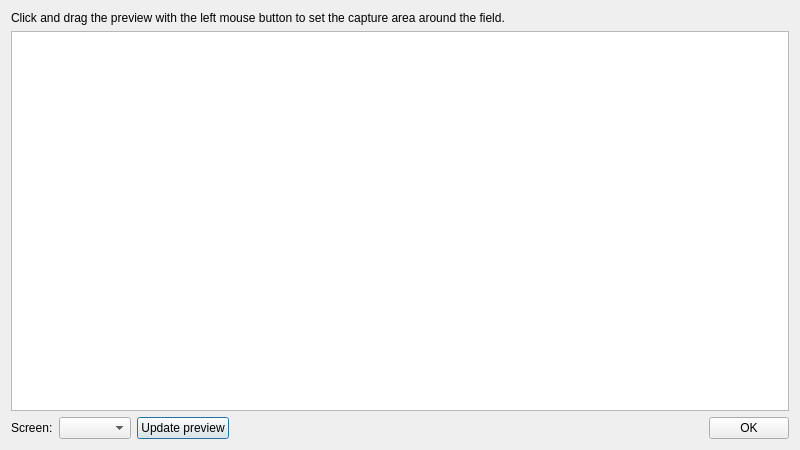
<?xml version="1.0" encoding="UTF-8"?>
<ui version="4.0">
 <class>ScreenCaptureSettings</class>
 <widget class="QDialog" name="ScreenCaptureSettings">
  <property name="geometry">
   <rect>
    <x>0</x>
    <y>0</y>
    <width>800</width>
    <height>450</height>
   </rect>
  </property>
  <property name="minimumSize">
   <size>
    <width>400</width>
    <height>225</height>
   </size>
  </property>
  <property name="maximumSize">
   <size>
    <width>1600</width>
    <height>900</height>
   </size>
  </property>
  <property name="contextMenuPolicy">
   <enum>Qt::DefaultContextMenu</enum>
  </property>
  <property name="windowTitle">
   <string>Screen capture settings</string>
  </property>
  <property name="windowIcon">
   <iconset resource="resources.qrc">
    <normaloff>:/img/res/edge_field2.png</normaloff>:/img/res/edge_field2.png</iconset>
  </property>
  <property name="windowOpacity">
   <double>1.000000000000000</double>
  </property>
  <layout class="QGridLayout" name="gridLayout">
   <item row="0" column="0">
    <layout class="QVBoxLayout" name="verticalLayout">
     <property name="sizeConstraint">
      <enum>QLayout::SetNoConstraint</enum>
     </property>
     <item>
      <layout class="QHBoxLayout" name="horizontalLayout_2">
       <item>
        <widget class="QLabel" name="label_3">
         <property name="text">
          <string>Click and drag the preview with the left mouse button to set the capture area around the field.</string>
         </property>
        </widget>
       </item>
      </layout>
     </item>
     <item>
      <layout class="QHBoxLayout" name="horizontalLayout_3">
       <item>
        <widget class="QGraphicsView" name="graphicsView">
         <property name="verticalScrollBarPolicy">
          <enum>Qt::ScrollBarAlwaysOff</enum>
         </property>
         <property name="horizontalScrollBarPolicy">
          <enum>Qt::ScrollBarAlwaysOff</enum>
         </property>
         <property name="interactive">
          <bool>true</bool>
         </property>
        </widget>
       </item>
      </layout>
     </item>
     <item>
      <layout class="QHBoxLayout" name="horizontalLayout">
       <item>
        <widget class="QLabel" name="screenlabel">
         <property name="text">
          <string>Screen:</string>
         </property>
        </widget>
       </item>
       <item>
        <widget class="QComboBox" name="screencombo">
         <property name="editable">
          <bool>false</bool>
         </property>
         <property name="currentText">
          <string/>
         </property>
         <property name="placeholderText">
          <string/>
         </property>
        </widget>
       </item>
       <item>
        <widget class="QPushButton" name="updatebutton">
         <property name="text">
          <string>Update preview</string>
         </property>
        </widget>
       </item>
       <item>
        <spacer name="horizontalSpacer_2">
         <property name="orientation">
          <enum>Qt::Horizontal</enum>
         </property>
         <property name="sizeHint" stdset="0">
          <size>
           <width>40</width>
           <height>20</height>
          </size>
         </property>
        </spacer>
       </item>
       <item>
        <widget class="QLabel" name="selectionlabel">
         <property name="text">
          <string/>
         </property>
        </widget>
       </item>
       <item>
        <spacer name="horizontalSpacer">
         <property name="orientation">
          <enum>Qt::Horizontal</enum>
         </property>
         <property name="sizeHint" stdset="0">
          <size>
           <width>40</width>
           <height>20</height>
          </size>
         </property>
        </spacer>
       </item>
       <item>
        <widget class="QPushButton" name="okbutton">
         <property name="text">
          <string>OK</string>
         </property>
        </widget>
       </item>
      </layout>
     </item>
    </layout>
   </item>
  </layout>
 </widget>
 <resources>
  <include location="resources.qrc"/>
 </resources>
 <connections/>
</ui>
